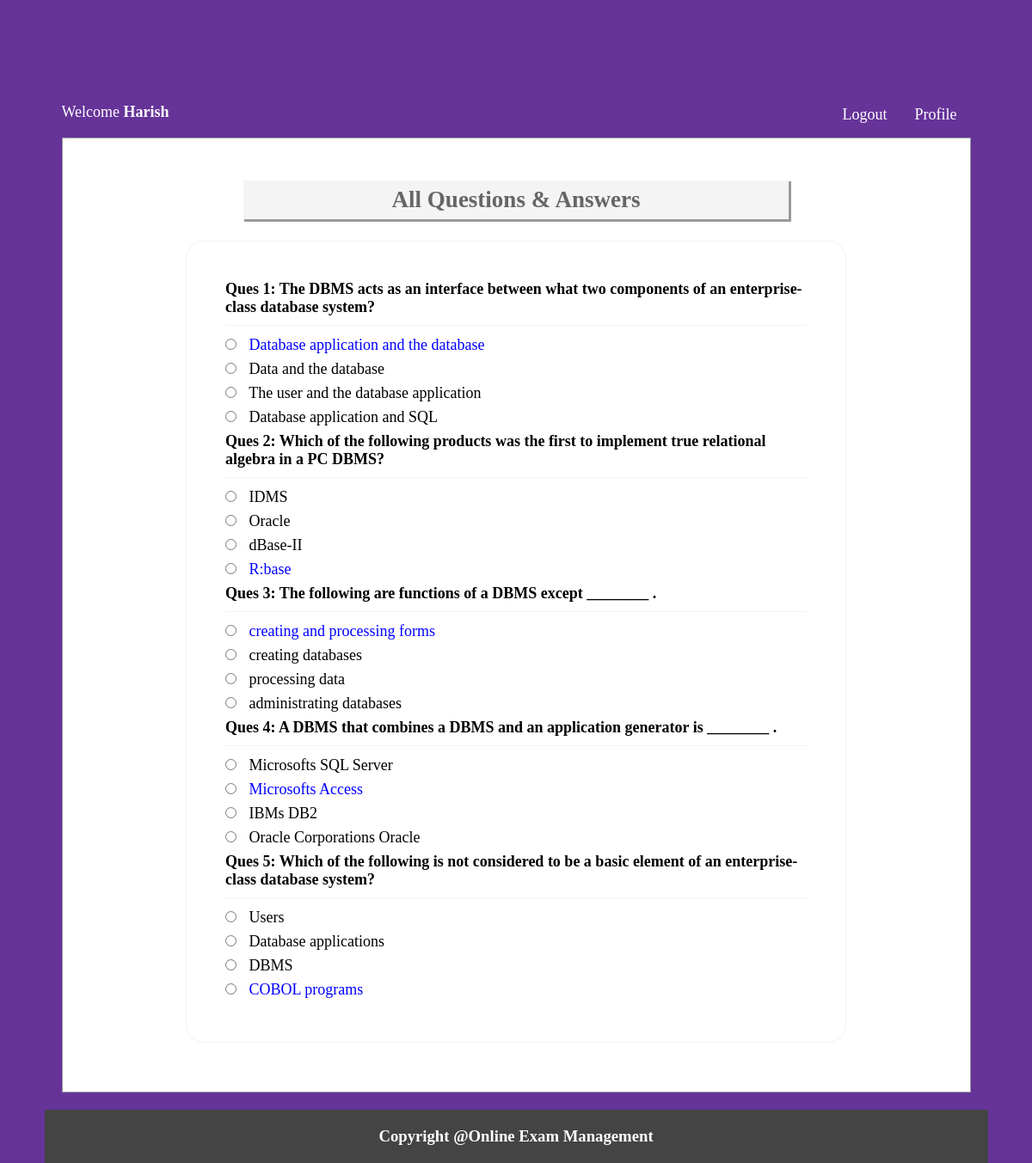
The page /viewAns.php (signed in) on the database its author committed.
### tables this page shows
CREATE TABLE `tbl_ques` (
  `id` int(11) NOT NULL,
  `quesNo` int(11) NOT NULL,
  `ques` text NOT NULL
);

CREATE TABLE `tbl_ans` (
  `id` int(11) NOT NULL,
  `quesNo` int(11) NOT NULL,
  `rightAns` int(11) NOT NULL DEFAULT 0,
  `ans` text NOT NULL
);

### classes/Exam.php (called while the page is built, shortened)
<?php
$filepath = realpath(dirname(__FILE__));
include_once ($filepath.'/../lib/Database.php');
class Exam{
    private $db;
    public function __construct(){
        $this->db = new Database();
    }
    public function getQuesByOrder(){
        $query  = "SELECT * FROM tbl_ques ORDER BY quesNo ASC";
        $result = $this->db->select($query);
        return $result;
    }
    public function getAnswer($number){
        $query       = "SELECT * FROM tbl_ans WHERE quesNo = '$number'";
        $getData = $this->db->select($query);
        return $getData;
    }
}
?>

### lib/Database.php (called while the page is built, shortened)
<?php
Class Database{
	public $host   = DB_HOST;
	public $user   = DB_USER;
	public $pass   = DB_PASS;
	public $dbname = DB_NAME;
	public $link;
	private function connectDB(){
	$this->link = new mysqli($this->host, $this->user, $this->pass, $this->dbname);
 }
	public function select($query){
		$result = $this->link->query($query) or die($this->link->error.__LINE__);
		if($result->num_rows > 0){
			return $result;
		} else {
			return false;
		}
	}
}

### viewAns.php (the view, shortened to what this page needs)
<?php include 'inc/header1.php'; ?>
    <div class="main">
        <h1>All Questions & Answers </h1>
        <div class="test">
                <table>
                    <?php
                       $getQues = $exm->getQuesByOrder();
                    if($getQues){
                        while($question = $getQues->fetch_assoc()){
                    ?>
                    <tr>
                        <td colspan="2">
                            <h3 style="font-size: 18px">Ques <?php echo $question['quesNo']; ?>: <?php echo $question['ques'];?> </h3>
                        </td>
                    </tr>
                    <?php
                    $number = $question['quesNo'];
                    $answer = $exm->getAnswer($number);
                    if($answer){
                        while($result = $answer->fetch_assoc()){
                            ?>
                            <tr>
                                <td>
                                    <input type="radio"/>
                                    <?php
                                       if($result['rightAns']== '1'){
                                           echo "<span style='color: blue'>".$result['ans']."</span>";
                                       }else{
                                           echo $result['ans'];
                                       }
                                    ?>
                                </td>
                            </tr>
                        <?php } } ?>
                    <?php } } ?>
                </table>
        </div>
        <br/>
        <br/>
    </div>
<?php include 'inc/footer.php'; ?>

### css/main.css (style rules this page uses)
* { margin: 0; padding: 0; outline: none }
body { font-family: verdana; background-color: rebeccapurple; }
.main { background: #fff none repeat scroll 0 0; border: 1px solid #999; margin-top: 7px; min-height: 468px; padding: 15px; width: 1025px; }
.main h1 { background: #f4f4f4 none repeat scroll 0 0; box-shadow: 2px 2px 0 1px #999; color: #666; margin: 34px auto 25px; padding: 7px; text-align: center; width: 620px; }
.test { border: 1px solid #f3f3f3; border-radius: 20px; margin: 0 auto; max-width: 680px; padding: 43px; }
.test input[type="radio"] { margin-bottom: 10px; margin-right: 10px; cursor: pointer; }
.test h3 { border-bottom: 1px solid #f3f3f3; font-size: 16px; margin-bottom: 10px; padding-bottom: 10px; }

### rows shown on the page
tbl_ques: quesNo "1", ques "The DBMS acts as an interface between what two components of an enterprise-class database system?"
tbl_ans: ans "Database application and the database"
tbl_ans: ans "Data and the database"
tbl_ans: ans "The user and the database application"
tbl_ans: ans "Database application and SQL"
tbl_ques: quesNo "2", ques "Which of the following products was the first to implement true relational algebra in a PC DBMS?"
tbl_ans: ans "IDMS"
tbl_ans: ans "Oracle"
tbl_ans: ans "dBase-II"
tbl_ans: ans "R:base"
tbl_ques: quesNo "3", ques "The following are functions of a DBMS except ________ ."
tbl_ans: ans "creating and processing forms"
tbl_ans: ans "creating databases"
tbl_ans: ans "processing data"
tbl_ans: ans "administrating databases"
tbl_ques: quesNo "4", ques "A DBMS that combines a DBMS and an application generator is ________ ."
tbl_ans: ans "Microsofts SQL Server"
tbl_ans: ans "Microsofts Access"
tbl_ans: ans "IBMs DB2"
tbl_ans: ans "Oracle Corporations Oracle"
tbl_ques: quesNo "5", ques "Which of the following is not considered to be a basic element of an enterprise-class database system?"
tbl_ans: ans "Users"
tbl_ans: ans "Database applications"
tbl_ans: ans "DBMS"
tbl_ans: ans "COBOL programs"

### other values the page prints
Session::get("username") "Harish"
